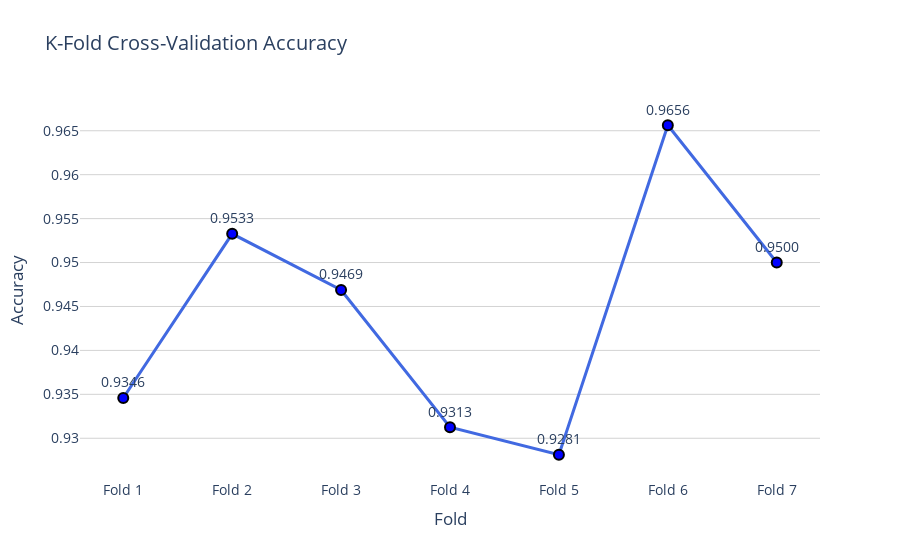

Notebook cell for this chart:
### Markdown cell above
# Train the model

### Code cell
train_df = pd.read_csv('training_set.csv', encoding='utf-8', encoding_errors='replace')
valid_df = pd.read_csv('validation_set.csv', encoding='utf-8', encoding_errors='replace')

label_mapping = {
    'anger': 0,
    'happy': 1,
    'sad': 2,
    'fear': 3,
    'disgust': 4,
    'surprise': 5,
    'shame': 6
}

train_df = train_df[train_df['Emotion'].isin(label_mapping.keys())]
valid_df = valid_df[valid_df['Emotion'].isin(label_mapping.keys())]

X_train = train_df['Text']
y_train = train_df['Emotion'].map(label_mapping)
X_valid = valid_df['Text']
y_valid = valid_df['Emotion'].map(label_mapping)

print(f"Total training samples: {len(train_df)}")
print(f"Total validation samples: {len(valid_df)}")
print("\nClass distribution in training set:")
print(y_train.value_counts())
print("\nClass distribution in validation set:")
print(y_valid.value_counts())

tfidf = TfidfVectorizer(stop_words='english')

X_train_tfidf = tfidf.fit_transform(X_train)
X_valid_tfidf = tfidf.transform(X_valid)

rfc = RandomForestClassifier(max_depth=26, min_samples_split=7, n_estimators=443)

kf = KFold(n_splits=7, shuffle=True, random_state=42)
cv_folds = []
all_folds = np.zeros((len(label_mapping), len(label_mapping)))
y_true_all = []
y_pred_all = []

for train_idx, test_idx in kf.split(X_train):
    X_train_fold, X_test_fold = X_train.iloc[train_idx], X_train.iloc[test_idx]
    y_train_fold, y_test_fold = y_train.iloc[train_idx], y_train.iloc[test_idx]

    X_train_tfidf_fold = tfidf.fit_transform(X_train_fold)
    X_test_tfidf_fold = tfidf.transform(X_test_fold)

    rfc.fit(X_train_tfidf_fold, y_train_fold)

    y_pred_fold = rfc.predict(X_test_tfidf_fold)
    
    accuracy = accuracy_score(y_test_fold, y_pred_fold)
    cv_folds.append(accuracy)
    
    cm = confusion_matrix(y_test_fold, y_pred_fold)
    all_folds += cm
    
    y_true_all.extend(y_test_fold)
    y_pred_all.extend(y_pred_fold)

print("\nClassification Report for Training Set (K-Fold Cumulative):")
print(classification_report(y_true_all, y_pred_all, target_names=label_mapping.keys()))

plt.figure(figsize=(8, 6))
sns.heatmap(all_folds, annot=True, fmt=".0f", cmap="Blues", 
            xticklabels=label_mapping.keys(), 
            yticklabels=label_mapping.keys())
plt.xlabel("Predicted")
plt.ylabel("Actual")
plt.title("Cumulative Confusion Matrix Across All Folds")
plt.show()

folds = [f"Fold {i+1}" for i in range(len(cv_folds))]

fig = go.Figure()
fig.add_trace(go.Scatter(
    x=folds,
    y=cv_folds,
    mode='lines+markers+text',
    text=[f"{acc:.4f}" for acc in cv_folds],  
    textposition="top center",
    marker=dict(size=10, color='blue', line=dict(width=2, color='black')),
    line=dict(width=3, color='royalblue'),
    name="Accuracy"
))

fig.update_layout(
    title="K-Fold Cross-Validation Accuracy",
    xaxis_title="Fold",
    yaxis_title="Accuracy",
    template="plotly_white",
    font=dict(size=14),
    xaxis=dict(showgrid=False),
    yaxis=dict(showgrid=True, gridcolor="lightgray"),
    hovermode="x unified"
)
fig.show()

rfc.fit(X_train_tfidf, y_train)

y_pred = rfc.predict(X_valid_tfidf)

accuracy = accuracy_score(y_valid, y_pred)
print(f"Validation accuracy: {accuracy}")

print("\nClassification Report for Validation Set:")
print(classification_report(y_valid, y_pred, target_names=label_mapping.keys()))

cm = confusion_matrix(y_valid, y_pred)
plt.figure(figsize=(6,5))
sns.heatmap(cm, annot=True, fmt="d", cmap="plasma", 
            xticklabels=label_mapping.keys(), 
            yticklabels=label_mapping.keys())
plt.xlabel("Predicted")
plt.ylabel("Actual")
plt.title("RF")
plt.show()

### Figure 1 — Plotly figure (JSON) as saved in the notebook; plotly's stock layout.template omitted (floating-point values rounded to 4 significant figures)
{"data": [{"line": {"color": "royalblue", "width": 3}, "marker": {"color": "blue", "line": {"color": "black", "width": 2}, "size": 10}, "mode": "lines+markers+text", "name": "Accuracy", "text": ["0.9346", "0.9533", "0.9469", "0.9313", "0.9281", "0.9656", "0.9500"], "textposition": "top center", "type": "scatter", "x": ["Fold 1", "Fold 2", "Fold 3", "Fold 4", "Fold 5", "Fold 6", "Fold 7"], "y": [0.9346, 0.9533, 0.9469, 0.9313, 0.9281, 0.9656, 0.95]}], "layout": {"font": {"size": 14}, "hovermode": "x unified", "title": {"text": "K-Fold Cross-Validation Accuracy"}, "xaxis": {"showgrid": false, "title": {"text": "Fold"}}, "yaxis": {"gridcolor": "lightgray", "showgrid": true, "title": {"text": "Accuracy"}}}}
